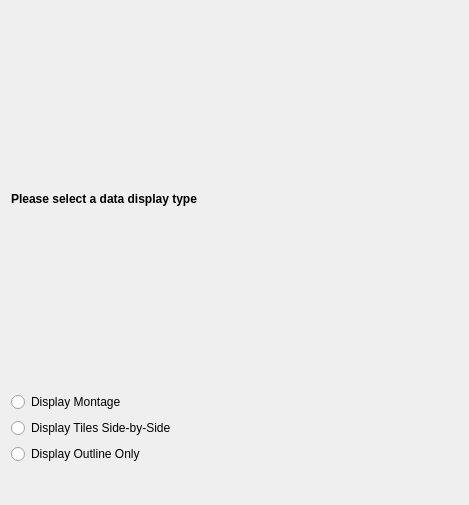
<?xml version="1.0" encoding="UTF-8"?>
<ui version="4.0">
 <class>DataDisplayOptionsPage</class>
 <widget class="QWizardPage" name="DataDisplayOptionsPage">
  <property name="geometry">
   <rect>
    <x>0</x>
    <y>0</y>
    <width>469</width>
    <height>505</height>
   </rect>
  </property>
  <property name="windowTitle">
   <string>WizardPage</string>
  </property>
  <layout class="QVBoxLayout" name="verticalLayout">
   <property name="sizeConstraint">
    <enum>QLayout::SetDefaultConstraint</enum>
   </property>
   <item>
    <widget class="QLabel" name="label">
     <property name="font">
      <font>
       <weight>75</weight>
       <bold>true</bold>
      </font>
     </property>
     <property name="text">
      <string>Please select a data display type</string>
     </property>
    </widget>
   </item>
   <item>
    <widget class="QRadioButton" name="displayMontageRB">
     <property name="text">
      <string>Display Montage</string>
     </property>
    </widget>
   </item>
   <item>
    <widget class="QRadioButton" name="sideBySideRB">
     <property name="text">
      <string>Display Tiles Side-by-Side</string>
     </property>
    </widget>
   </item>
   <item>
    <widget class="QRadioButton" name="outlineOnlyRB">
     <property name="text">
      <string>Display Outline Only</string>
     </property>
    </widget>
   </item>
   <item>
    <spacer name="verticalSpacer">
     <property name="orientation">
      <enum>Qt::Vertical</enum>
     </property>
     <property name="sizeType">
      <enum>QSizePolicy::Preferred</enum>
     </property>
     <property name="sizeHint" stdset="0">
      <size>
       <width>20</width>
       <height>30</height>
      </size>
     </property>
    </spacer>
   </item>
  </layout>
 </widget>
 <resources/>
 <connections/>
</ui>
